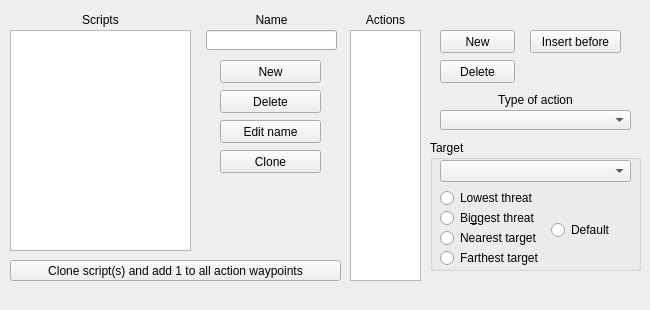
<?xml version="1.0" encoding="UTF-8"?>
<ui version="4.0">
 <class>ScriptSection</class>
 <widget class="QDockWidget" name="ScriptSection">
  <property name="geometry">
   <rect>
    <x>0</x>
    <y>0</y>
    <width>650</width>
    <height>310</height>
   </rect>
  </property>
  <property name="sizePolicy">
   <sizepolicy hsizetype="Preferred" vsizetype="Preferred">
    <horstretch>0</horstretch>
    <verstretch>0</verstretch>
   </sizepolicy>
  </property>
  <property name="minimumSize">
   <size>
    <width>650</width>
    <height>310</height>
   </size>
  </property>
  <property name="maximumSize">
   <size>
    <width>650</width>
    <height>310</height>
   </size>
  </property>
  <property name="font">
   <font>
    <family>Arial</family>
   </font>
  </property>
  <property name="locale">
   <locale language="English" country="UnitedKingdom"/>
  </property>
  <property name="floating">
   <bool>false</bool>
  </property>
  <property name="features">
   <set>QDockWidget::DockWidgetFloatable|QDockWidget::DockWidgetMovable</set>
  </property>
  <property name="allowedAreas">
   <set>Qt::AllDockWidgetAreas</set>
  </property>
  <property name="windowTitle">
   <string notr="true">Script Section</string>
  </property>
  <widget class="QWidget" name="dockWidgetContents">
   <widget class="QListWidget" name="ScriptList">
    <property name="geometry">
     <rect>
      <x>10</x>
      <y>30</y>
      <width>181</width>
      <height>221</height>
     </rect>
    </property>
    <property name="selectionMode">
     <enum>QAbstractItemView::ExtendedSelection</enum>
    </property>
   </widget>
   <widget class="QLabel" name="label">
    <property name="geometry">
     <rect>
      <x>15</x>
      <y>10</y>
      <width>171</width>
      <height>20</height>
     </rect>
    </property>
    <property name="text">
     <string>Scripts</string>
    </property>
    <property name="alignment">
     <set>Qt::AlignCenter</set>
    </property>
   </widget>
   <widget class="QLineEdit" name="SNameEdit">
    <property name="geometry">
     <rect>
      <x>206</x>
      <y>30</y>
      <width>131</width>
      <height>20</height>
     </rect>
    </property>
   </widget>
   <widget class="QLabel" name="label_2">
    <property name="geometry">
     <rect>
      <x>211</x>
      <y>10</y>
      <width>121</width>
      <height>20</height>
     </rect>
    </property>
    <property name="text">
     <string>Name</string>
    </property>
    <property name="alignment">
     <set>Qt::AlignCenter</set>
    </property>
   </widget>
   <widget class="QPushButton" name="newS">
    <property name="geometry">
     <rect>
      <x>220</x>
      <y>60</y>
      <width>101</width>
      <height>23</height>
     </rect>
    </property>
    <property name="text">
     <string>New</string>
    </property>
   </widget>
   <widget class="QPushButton" name="delS">
    <property name="geometry">
     <rect>
      <x>220</x>
      <y>90</y>
      <width>101</width>
      <height>23</height>
     </rect>
    </property>
    <property name="text">
     <string>Delete</string>
    </property>
   </widget>
   <widget class="QPushButton" name="editSN">
    <property name="geometry">
     <rect>
      <x>220</x>
      <y>120</y>
      <width>101</width>
      <height>23</height>
     </rect>
    </property>
    <property name="text">
     <string>Edit name</string>
    </property>
   </widget>
   <widget class="QPushButton" name="cloneS">
    <property name="geometry">
     <rect>
      <x>220</x>
      <y>150</y>
      <width>101</width>
      <height>23</height>
     </rect>
    </property>
    <property name="text">
     <string>Clone</string>
    </property>
   </widget>
   <widget class="QListWidget" name="ScriptActionList">
    <property name="geometry">
     <rect>
      <x>350</x>
      <y>30</y>
      <width>71</width>
      <height>251</height>
     </rect>
    </property>
   </widget>
   <widget class="QLabel" name="label_3">
    <property name="geometry">
     <rect>
      <x>355</x>
      <y>10</y>
      <width>61</width>
      <height>20</height>
     </rect>
    </property>
    <property name="text">
     <string>Actions</string>
    </property>
    <property name="alignment">
     <set>Qt::AlignCenter</set>
    </property>
   </widget>
   <widget class="QPushButton" name="newSA">
    <property name="geometry">
     <rect>
      <x>440</x>
      <y>30</y>
      <width>75</width>
      <height>23</height>
     </rect>
    </property>
    <property name="text">
     <string>New</string>
    </property>
   </widget>
   <widget class="QPushButton" name="delSA">
    <property name="geometry">
     <rect>
      <x>440</x>
      <y>60</y>
      <width>75</width>
      <height>23</height>
     </rect>
    </property>
    <property name="text">
     <string>Delete</string>
    </property>
   </widget>
   <widget class="QComboBox" name="SATypeBox">
    <property name="geometry">
     <rect>
      <x>440</x>
      <y>110</y>
      <width>191</width>
      <height>20</height>
     </rect>
    </property>
    <property name="locale">
     <locale language="English" country="UnitedStates"/>
    </property>
    <property name="frame">
     <bool>true</bool>
    </property>
   </widget>
   <widget class="QLabel" name="label_4">
    <property name="geometry">
     <rect>
      <x>450</x>
      <y>90</y>
      <width>171</width>
      <height>20</height>
     </rect>
    </property>
    <property name="text">
     <string>Type of action</string>
    </property>
    <property name="alignment">
     <set>Qt::AlignCenter</set>
    </property>
   </widget>
   <widget class="QComboBox" name="SATargetBox">
    <property name="geometry">
     <rect>
      <x>440</x>
      <y>160</y>
      <width>191</width>
      <height>22</height>
     </rect>
    </property>
    <property name="sizeAdjustPolicy">
     <enum>QComboBox::AdjustToContentsOnFirstShow</enum>
    </property>
   </widget>
   <widget class="QPushButton" name="CLastButton">
    <property name="geometry">
     <rect>
      <x>10</x>
      <y>260</y>
      <width>331</width>
      <height>21</height>
     </rect>
    </property>
    <property name="sizePolicy">
     <sizepolicy hsizetype="Minimum" vsizetype="Fixed">
      <horstretch>0</horstretch>
      <verstretch>0</verstretch>
     </sizepolicy>
    </property>
    <property name="text">
     <string>Clone script(s) and add 1 to all action waypoints</string>
    </property>
   </widget>
   <widget class="QRadioButton" name="lowThreat">
    <property name="geometry">
     <rect>
      <x>440</x>
      <y>190</y>
      <width>111</width>
      <height>16</height>
     </rect>
    </property>
    <property name="text">
     <string>Lowest threat</string>
    </property>
   </widget>
   <widget class="QRadioButton" name="bigThreat">
    <property name="geometry">
     <rect>
      <x>440</x>
      <y>210</y>
      <width>111</width>
      <height>16</height>
     </rect>
    </property>
    <property name="text">
     <string>Bi&amp;ggest threat</string>
    </property>
   </widget>
   <widget class="QRadioButton" name="nearTarget">
    <property name="geometry">
     <rect>
      <x>440</x>
      <y>230</y>
      <width>111</width>
      <height>16</height>
     </rect>
    </property>
    <property name="text">
     <string>Nearest target</string>
    </property>
   </widget>
   <widget class="QRadioButton" name="farTarget">
    <property name="geometry">
     <rect>
      <x>440</x>
      <y>250</y>
      <width>121</width>
      <height>16</height>
     </rect>
    </property>
    <property name="text">
     <string>Farthest target</string>
    </property>
   </widget>
   <widget class="QRadioButton" name="defaultTarget">
    <property name="geometry">
     <rect>
      <x>551</x>
      <y>220</y>
      <width>91</width>
      <height>20</height>
     </rect>
    </property>
    <property name="text">
     <string>Default</string>
    </property>
   </widget>
   <widget class="QGroupBox" name="groupBox">
    <property name="geometry">
     <rect>
      <x>430</x>
      <y>140</y>
      <width>211</width>
      <height>131</height>
     </rect>
    </property>
    <property name="title">
     <string>Target</string>
    </property>
   </widget>
   <widget class="QPushButton" name="newSA_Bef">
    <property name="geometry">
     <rect>
      <x>530</x>
      <y>30</y>
      <width>91</width>
      <height>23</height>
     </rect>
    </property>
    <property name="sizePolicy">
     <sizepolicy hsizetype="Minimum" vsizetype="Fixed">
      <horstretch>0</horstretch>
      <verstretch>0</verstretch>
     </sizepolicy>
    </property>
    <property name="text">
     <string>Insert before</string>
    </property>
   </widget>
   <zorder>ScriptList</zorder>
   <zorder>label</zorder>
   <zorder>SNameEdit</zorder>
   <zorder>label_2</zorder>
   <zorder>newS</zorder>
   <zorder>delS</zorder>
   <zorder>editSN</zorder>
   <zorder>cloneS</zorder>
   <zorder>ScriptActionList</zorder>
   <zorder>label_3</zorder>
   <zorder>newSA</zorder>
   <zorder>delSA</zorder>
   <zorder>SATypeBox</zorder>
   <zorder>label_4</zorder>
   <zorder>CLastButton</zorder>
   <zorder>groupBox</zorder>
   <zorder>farTarget</zorder>
   <zorder>nearTarget</zorder>
   <zorder>lowThreat</zorder>
   <zorder>bigThreat</zorder>
   <zorder>defaultTarget</zorder>
   <zorder>SATargetBox</zorder>
   <zorder>newSA_Bef</zorder>
  </widget>
 </widget>
 <resources/>
 <connections/>
</ui>
